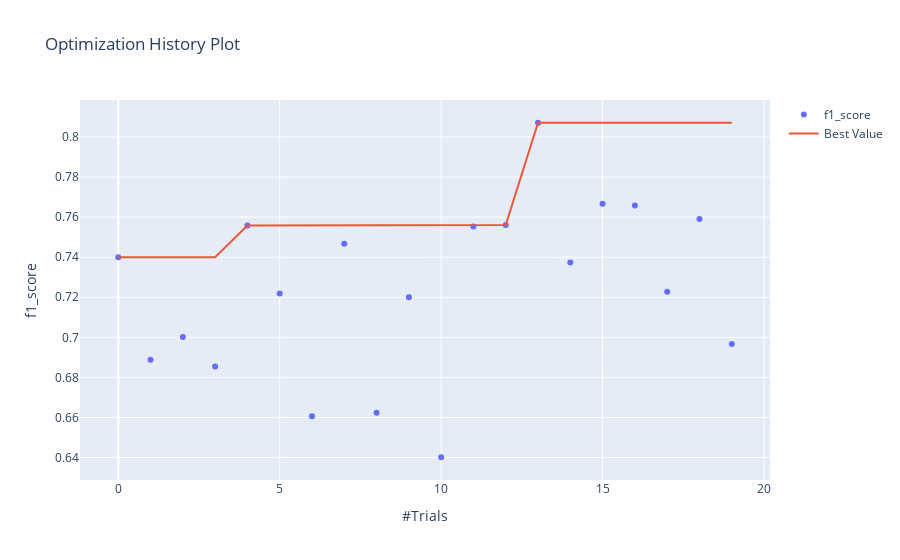

Notebook code cell kept with this figure:
### Markdown cell above
График истории оптимизации - отображает количество испытаний на оси Х и метрику на оси Y.

Следует использовать эту диаграмму, чтобы проверить, идет ли оптимизация гиперпараметров в правильном направлении или нет.

### Code cell
optuna.visualization.plot_optimization_history(study, target_name="f1_score")

### Figure 1 — Plotly figure (JSON) as saved in the notebook; plotly's stock layout.template omitted (floating-point values rounded to 4 significant figures)
{"data": [{"mode": "markers", "name": "f1_score", "type": "scatter", "x": [0, 1, 2, 3, 4, 5, 6, 7, 8, 9, 10, 11, 12, 13, 14, 15, 16, 17, 18, 19], "y": [0.74, 0.6888, 0.7002, 0.6855, 0.7559, 0.7219, 0.6606, 0.7468, 0.6624, 0.72, 0.6401, 0.7553, 0.7561, 0.8071, 0.7373, 0.7667, 0.7658, 0.7228, 0.759, 0.6967]}, {"name": "Best Value", "type": "scatter", "x": [0, 1, 2, 3, 4, 5, 6, 7, 8, 9, 10, 11, 12, 13, 14, 15, 16, 17, 18, 19], "y": [0.74, 0.74, 0.74, 0.74, 0.7559, 0.7559, 0.7559, 0.7559, 0.7559, 0.7559, 0.7559, 0.7559, 0.7561, 0.8071, 0.8071, 0.8071, 0.8071, 0.8071, 0.8071, 0.8071]}], "layout": {"title": {"text": "Optimization History Plot"}, "xaxis": {"title": {"text": "#Trials"}}, "yaxis": {"title": {"text": "f1_score"}}}}
